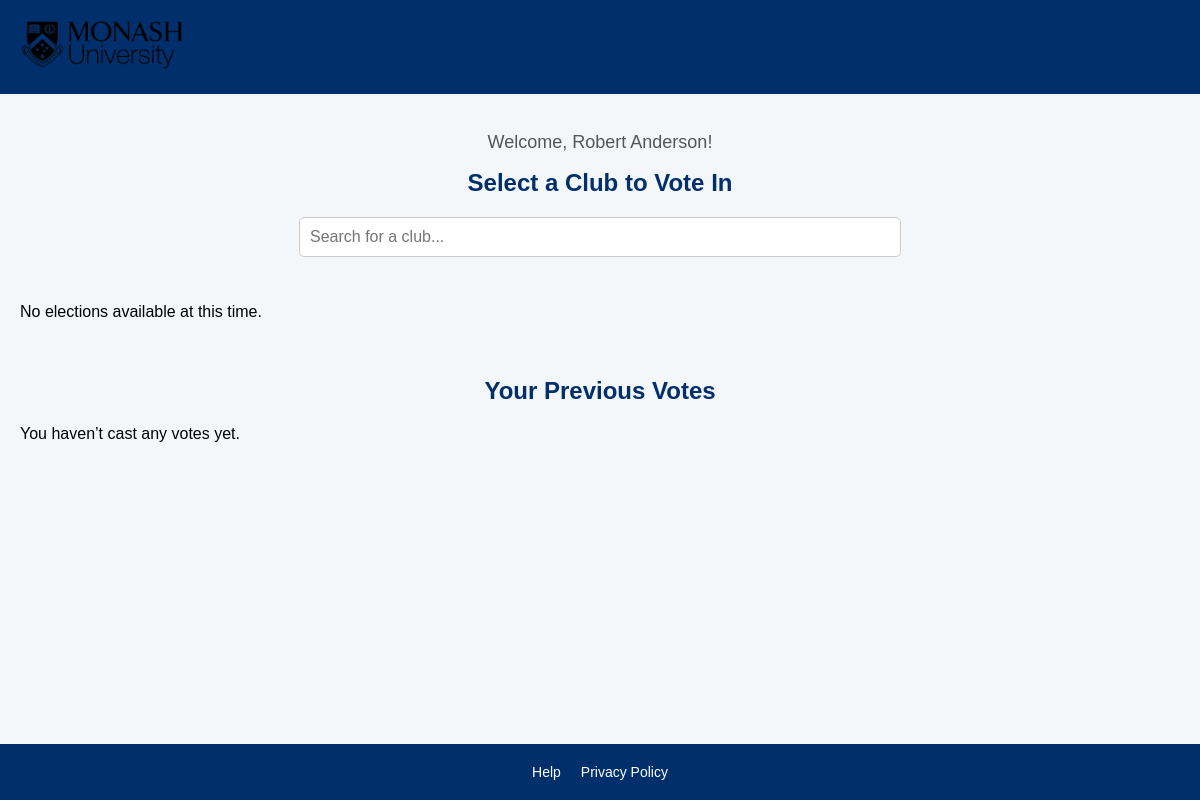
The app's page /clubs/ (signed in), older data.
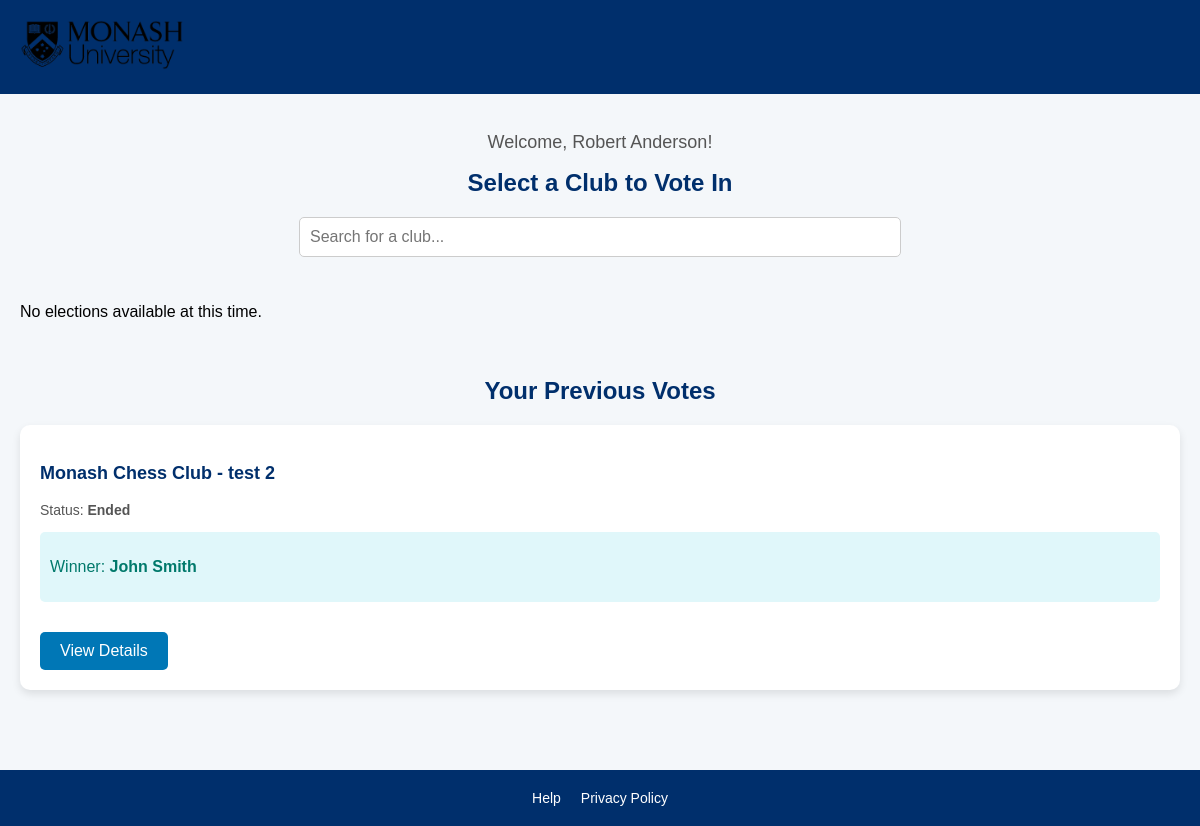
The same page, newer data.
### voting/models.py (models this page shows, shortened)
class Vote(models.Model):
    election = models.ForeignKey(Election, on_delete=models.CASCADE, related_name='votes')
    candidate = models.ForeignKey(Candidate, on_delete=models.CASCADE, related_name='votes')
    voter = models.ForeignKey(settings.AUTH_USER_MODEL, on_delete=models.SET_NULL, null=True, blank=True, related_name='votes_cast')
    timestamp = models.DateTimeField(auto_now_add=True)

class Election(models.Model):
    APPROVAL_PENDING  = 'Pending'
    APPROVAL_APPROVED = 'Approved'
    APPROVAL_CHOICES = [
        (APPROVAL_PENDING,  'Pending Approval'),
        (APPROVAL_APPROVED, 'Approved'),
    ]
    STATUS_PENDING = 'Pending'
    STATUS_ONGOING = 'Ongoing'
    STATUS_ENDED   = 'Ended'
    STATUS_CHOICES = [
        (STATUS_PENDING, 'Pending'),
        (STATUS_ONGOING, 'Ongoing'),
        (STATUS_ENDED,   'Ended'),
    ]
    club            = models.ForeignKey('Club', on_delete=models.CASCADE, related_name='elections')
    name            = models.CharField(max_length=200)
    description     = models.TextField(blank=True)
    start_date      = models.DateField()
    end_date        = models.DateField()
    approval_status = models.CharField(
        max_length=20,
        choices=APPROVAL_CHOICES,
        default=APPROVAL_PENDING,
        help_text="Has an admin approved this election?"
    )
    created_by      = models.ForeignKey(settings.AUTH_USER_MODEL, on_delete=models.CASCADE, related_name='created_elections')
    candidates      = models.ManyToManyField('Candidate', related_name='elections', blank=True)
    objects = ElectionQuerySet.as_manager()
    def vote_count(self):
        return (
            self.votes
                .values('candidate')
                .annotate(total=Count('candidate'))
                .order_by('-total')
        )
    def get_winner(self):
        vc = self.vote_count()
        if not vc:
            return "No votes cast"
        winner_id = vc[0]['candidate']
        try:
            cand = self.candidates.get(id=winner_id)
            return cand.user.get_full_name() or cand.user.username
        except Candidate.DoesNotExist:
            return "Error: Winner not found"
    @property
    def date_status(self):
        today = timezone.now().date()
        if self.approval_status != self.APPROVAL_APPROVED:
            return self.STATUS_PENDING
        if today < self.start_date:
            return self.STATUS_PENDING
        if today <= self.end_date:
            return self.STATUS_ONGOING
        return self.STATUS_ENDED

class Club(models.Model):
    name = models.CharField(max_length=200, unique=True)
    description = models.TextField(blank=True)
    created_at = models.DateTimeField(auto_now_add=True)

class Candidate(models.Model):
    club = models.ForeignKey('Club', on_delete=models.CASCADE, related_name='candidates')
    user = models.ForeignKey(settings.AUTH_USER_MODEL, on_delete=models.CASCADE, related_name='candidate_entries')
    bio = models.TextField(blank=True)
    photo = models.ImageField(upload_to='candidates/', blank=True, null=True)
    class Meta:
        unique_together = ('club', 'user')

### voting/views.py (the view)
# urls.py: path('clubs/', views.club_selection_view, name='club_selection'),
@login_required
def club_selection_view(request):
    membership_clubs = Membership.objects.filter(user=request.user).values_list('club', flat=True)
    elections = Election.objects.live().filter(club__in=membership_clubs)
    previous_votes = Vote.objects.filter(
        voter=request.user,
        election__club__in=membership_clubs
    ).select_related('election', 'candidate')
    voted_election_ids = list(Vote.objects.filter(voter=request.user).values_list('election_id', flat=True))
    return render(request, 'voting/club_selection_page.html', {
        'elections': elections,
        'previous_votes': previous_votes,
        'voted_election_ids': voted_election_ids,
    })

### voting/models.py (called while the page is built)
    def live(self):
        today = timezone.now().date()
        return self.filter(
            approval_status=Election.APPROVAL_APPROVED,
            start_date__lte=today,
            end_date__gte=today,
        )

### voting/templates/voting/club_selection_page.html (shortened to what this page needs)
{% load static %}
<!DOCTYPE html>
<html lang="en">
<head>
</head>
<body>
  <header>
    <div class="logo-container">
      <img src="{% static 'images/logo.png' %}" alt="Monash University Logo" class="logo">
    </div>
  </header>
  <main>
    <div class="container">
      <p class="welcome-message">
        {% if user.is_authenticated %}
          Welcome, {{ user.first_name }} {{ user.last_name }}!
        {% else %}
          Welcome, Guest!
        {% endif %}
      </p>
      <h1 class="title">Select a Club to Vote In</h1>
      <div class="search-bar">
        <input type="text" placeholder="Search for a club..." aria-label="Search for a club">
      </div>
      <div class="clubs-grid">
        {% for election in elections %}
          <div class="club-card">
            <h2 class="club-name">{{ election.club.name }}</h2>
            <p class="election-type">{{ election.name }}</p>
            {% if election.id in voted_election_ids %}
              <button class="btn secondary" disabled>Already Voted</button>
            {% else %}
              <a href="{% url 'voting' election.id %}" class="btn primary">Vote Now</a>
            {% endif %}
            <p class="days-remaining">
              <span class="icon" aria-hidden="true">🕒</span>
              <span class="days-left" data-enddate="{{ election.end_date|date:'Y-m-d' }}"></span>
            </p>
          </div>
        {% empty %}
          <p>No elections available at this time.</p>
        {% endfor %}
      </div>
      <div class="previous-votes">
        <h2 class="title">Your Previous Votes</h2>
        {% if previous_votes %}
          {% for vote in previous_votes %}
            <div class="previous-vote-card">
              <p class="vote-club-name">
                {{ vote.election.club.name }} - {{ vote.election.name }}
              </p>
              <p class="vote-status">
                Status: <strong>{{ vote.election.date_status }}</strong>
              </p>
              {% if vote.election.date_status == 'Ended' %}
                <div class="winner-box">
                  <p>Winner: <strong>{{ vote.election.get_winner }}</strong></p>
                </div>
              {% endif %}
              <button
                class="btn secondary"
                onclick="openVoteDetail(
                  '{{ vote.id }}',
                  '{{ vote.election.club.name|escapejs }}',
                  '{{ vote.election.name|escapejs }}',
                  '{{ vote.election.start_date|date:'Y-m-d'|escapejs }}',
                  '{{ vote.election.end_date|date:'Y-m-d'|escapejs }}',
                  '{{ vote.election.date_status|escapejs }}',
                  '{{ vote.timestamp|date:'Y-m-d H:i:s'|escapejs }}',
                  '{{ vote.candidate.user.first_name|escapejs }}',
                  '{{ vote.candidate.user.last_name|escapejs }}'
                )"
              >
                View Details
              </button>
            </div>
          {% endfor %}
        {% else %}
          <p>You haven’t cast any votes yet.</p>
        {% endif %}
      </div>
    </div>
  </main>
  <footer>
    <div class="footer-links">
      <a href="/help" class="footer-link">Help</a>
      <a href="/privacy-policy" class="footer-link">Privacy Policy</a>
    </div>
  </footer>
</body>
</html>

Row changes from the older to the newer data that the page shows:
added Vote: election.club.name "Monash Chess Club", election.name "test 2", election.date_status "Ended", election.get_winner "John Smith"
Text that changed along with them:
text no longer shown: "You haven’t cast any votes yet."
